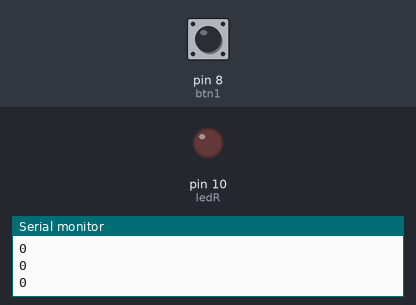
Bench run of a sketch on a simulated Arduino Uno, built with avr-gcc and run on an emulated ATmega328P. Shown: output pins drawn as LEDs (lit = HIGH), the last lines printed to the serial monitor. Inputs (shaded band) come from the test bench; at power-on: pin 8 (btn1) LOW.

Above: at 1.2 s.
1.3 s: pin 8 (btn1) pulled HIGH for 0.15 s
At 1.4 s:
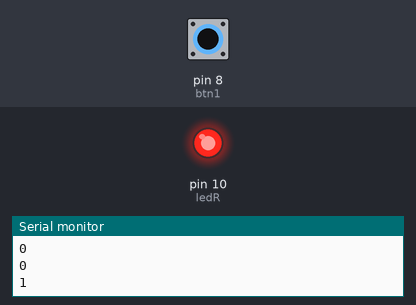
3.0 s: pin 8 (btn1) pulled HIGH for 3.2 s
At 7.1 s:
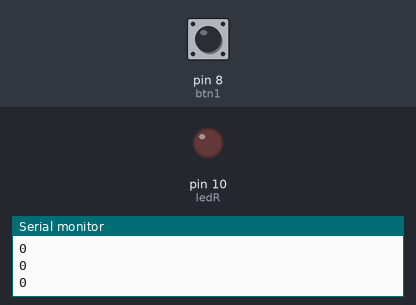
Timing chart, 0 to 8.6 s (numbered marks = the images above; inputs shaded):
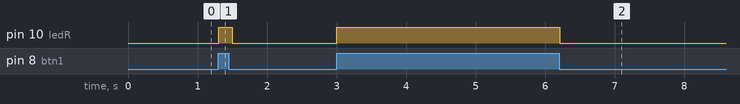

The sketch:

03_btnled.ino
```cpp
int ledR = 10;
int btn1 = 8;

void setup() {
  // 시리얼 모니터를 사용할려면 초기화를 시켜야한다
  // 통신속도를 9600으로 초기화
  Serial.begin(9600);

  pinMode(ledR, OUTPUT);
  pinMode(btn1, INPUT);
}

void loop() {
  int val = digitalRead(btn1);

  Serial.println(val);

  if(val == 1){
    // 불을 켠다
    digitalWrite(ledR, HIGH);
  }else {
    // 불을 끈다
    digitalWrite(ledR, LOW);
  }

  delay(100);
}
```

Measured:
- after the input at 1.3 s, pin 10 (ledR): LOW → HIGH at once, → LOW 0.20 s later
- after the input at 3.0 s, pin 10 (ledR): LOW → HIGH at once, → LOW 3.2 s later
